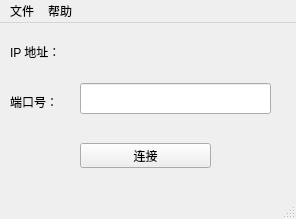
<?xml version="1.0" encoding="UTF-8"?>
<ui version="4.0">
 <class>MainWindow</class>
 <widget class="QMainWindow" name="mainwindow">
  <property name="geometry">
   <rect>
    <x>0</x>
    <y>0</y>
    <width>296</width>
    <height>219</height>
   </rect>
  </property>
  <property name="windowTitle">
   <string>智能化养猪系统</string>
  </property>
  <widget class="QWidget" name="centralwidget">
   <widget class="QLabel" name="label">
    <property name="geometry">
     <rect>
      <x>10</x>
      <y>20</y>
      <width>67</width>
      <height>17</height>
     </rect>
    </property>
    <property name="text">
     <string>IP 地址：</string>
    </property>
   </widget>
   <widget class="QLabel" name="label_2">
    <property name="geometry">
     <rect>
      <x>10</x>
      <y>70</y>
      <width>67</width>
      <height>17</height>
     </rect>
    </property>
    <property name="text">
     <string>端口号：</string>
    </property>
   </widget>
   <widget class="IPCtrl" name="ipaddr" native="true">
    <property name="geometry">
     <rect>
      <x>80</x>
      <y>10</y>
      <width>191</width>
      <height>31</height>
     </rect>
    </property>
   </widget>
   <widget class="QLineEdit" name="lineEditPort">
    <property name="geometry">
     <rect>
      <x>80</x>
      <y>60</y>
      <width>191</width>
      <height>31</height>
     </rect>
    </property>
   </widget>
   <widget class="QPushButton" name="pushButtonConnect">
    <property name="geometry">
     <rect>
      <x>80</x>
      <y>120</y>
      <width>131</width>
      <height>25</height>
     </rect>
    </property>
    <property name="text">
     <string>连接</string>
    </property>
   </widget>
  </widget>
  <widget class="QMenuBar" name="menubar">
   <property name="geometry">
    <rect>
     <x>0</x>
     <y>0</y>
     <width>296</width>
     <height>28</height>
    </rect>
   </property>
   <widget class="QMenu" name="menu">
    <property name="title">
     <string>文件</string>
    </property>
    <widget class="QMenu" name="menu_2">
     <property name="title">
      <string>打开</string>
     </property>
     <addaction name="actionLoadConfig"/>
    </widget>
    <widget class="QMenu" name="menu_3">
     <property name="title">
      <string>保存</string>
     </property>
     <addaction name="actionSaveConfig"/>
    </widget>
    <addaction name="menu_2"/>
    <addaction name="menu_3"/>
    <addaction name="separator"/>
    <addaction name="actionExit"/>
   </widget>
   <widget class="QMenu" name="menu_4">
    <property name="title">
     <string>帮助</string>
    </property>
    <addaction name="actionHelpAbout"/>
   </widget>
   <addaction name="menu"/>
   <addaction name="menu_4"/>
  </widget>
  <widget class="QStatusBar" name="statusbar"/>
  <action name="actionLoadConfig">
   <property name="text">
    <string>配置文件...</string>
   </property>
  </action>
  <action name="actionSaveConfig">
   <property name="text">
    <string>配置文件...</string>
   </property>
  </action>
  <action name="actionExit">
   <property name="text">
    <string>退出</string>
   </property>
  </action>
  <action name="actionHelpAbout">
   <property name="text">
    <string>关于...</string>
   </property>
  </action>
 </widget>
 <customwidgets>
  <customwidget>
   <class>IPCtrl</class>
   <extends>QWidget</extends>
   <header>ipctrl.h</header>
  </customwidget>
 </customwidgets>
 <resources/>
 <connections/>
</ui>
